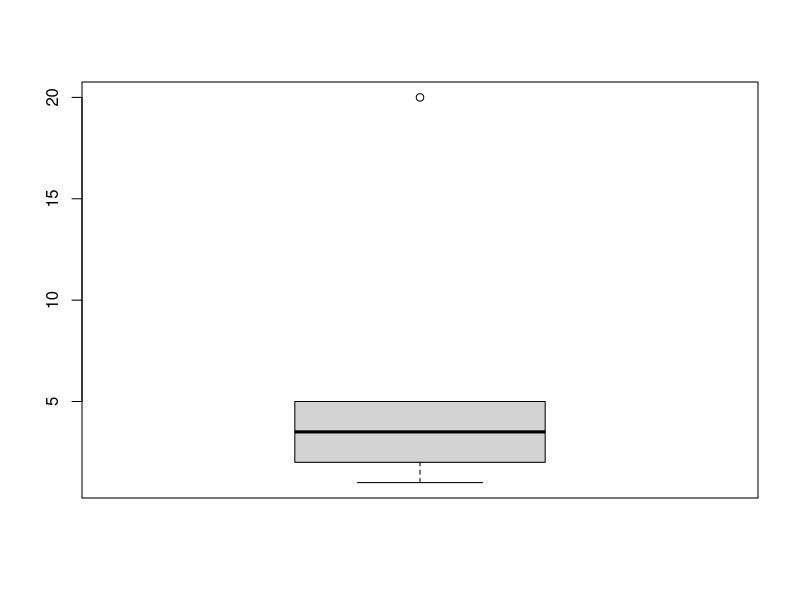
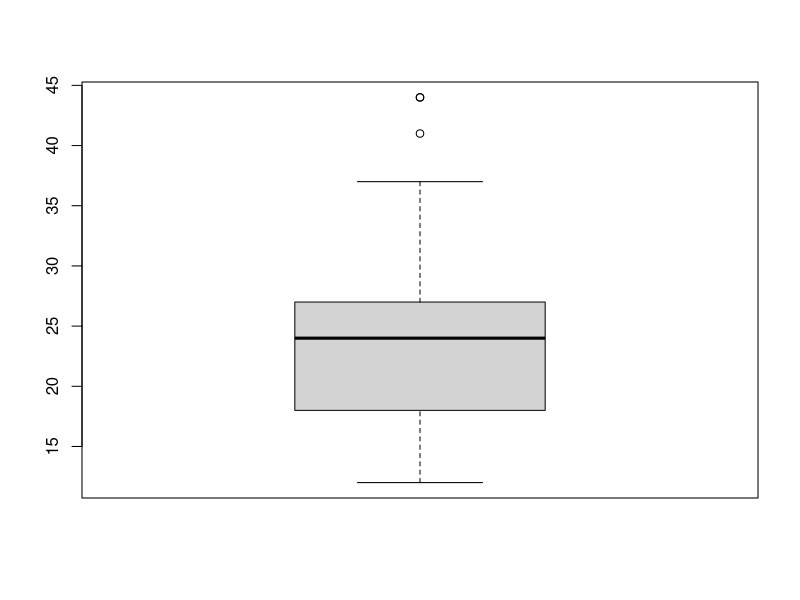

These figures' R source, in order: (Note: this script raises an error after producing the figures.)
### outlier
gender <- c(1,2,3,1,2,1)
jumsu <- c(2,5,1,3,4,20)

boxplot(jumsu)
outlier <- data.frame(gender, jumsu)
outlier
sort(unique(outlier$gender))
sort(unique(outlier$jumsu))
table(outlier$gender)
table(outlier$jumsu)

outlier$gender <- ifelse(outlier$gender == 3, NA, outlier$gender)
table(outlier$gender, useNA='ifany')
condition1 <- outlier$gender == 1 | outlier$gender == 2
outlier$gender <- ifelse(condition1, outlier$gender, NA)
table(outlier$gender, useNA='ifany')

outlier$jumsu <- ifelse(outlier$jumsu <= 5, outlier$jumsu, NA)
condition2 <- outlier$jumsu >=1 & outlier$jumsu<=5
outlier$jumsu <- ifelse(condition2, outlier$jumsu, NA)
table(outlier$jumsu, useNA = 'ifany')

outlier


### mpg 데이터셋
install.packages('ggplot2')
library('ggplot2')
help(mpg)
mybox <- boxplot(mpg$hwy)
attributes(mybox)
mybox$stats
sort(mpg$hwy)
mpg$hwy <- ifelse(mpg$hwy < 12 | mpg$hwy > 37, NA, mpg$hwy)
table(is.na(mpg$hwy))
result <- mpg %>% group_by(drv) %>% summarize(mean_hwy = mean(hwy, na.rm=T))
result


### 결측치 missing value
name <- c('김유신', '유관순', '강감찬', '이율곡', '신사임당')
gender <- c('남자', '여자', NA, '남자', '여자')
score <- c(10,15, 20, 25, NA)
student <- data.frame(name, gender, score)
student
is.na(student)
sum(is.na(student))
sum(is.na(student$score))
table(is.na(student))
mean(student$score)
sum(student$score)
unique(student$gender)

student %>% filter(is.na(score))
student %>% filter(is.na(gender))
student %>% filter(!is.na(score) & !is.na(gender))
student_nomiss <- student %>% filter(!is.na(score))
student_nomiss
mean(student_nomiss$score)
sum(student_nomiss$score)
student_nomiss <- student %>% filter(!is.na(score) & !is.na(gender))
student_nomiss
student_nomiss2 <- na.omit(student)
student_nomiss2
mean(student$score, na.rm=T)
sum(student$score, na.rm=T)

## 도전문제 
table(student$gender, useNA='ifany')
student$gender <- ifelse(is.na(student$gender), 1, student$gender)
table(student$gender)



